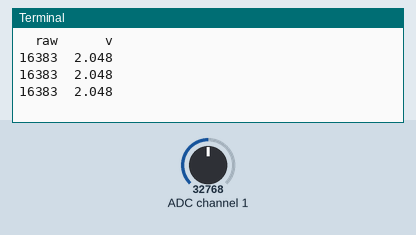
Recording of a program running on a simulated Raspberry Pi (BCM pin numbers). On the bench: the last lines printed to the terminal. Inputs (shaded band) come from the test bench; at power-on: ADC channel 1 = 32768 (analog values on the 0–65535 scale).

Above: at 1.2 s.
1.3 s: ADC channel 1 set to 19660
At 2.0 s:
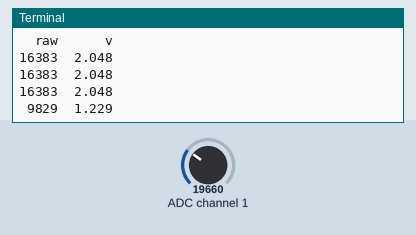
3.0 s: ADC channel 1 set to 0
At 3.5 s:
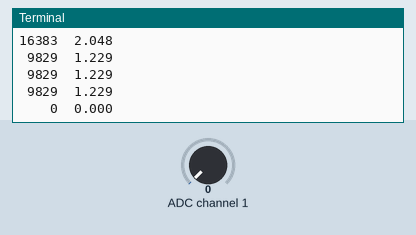

Measured:
- after the input at 1.3 s, the terminal: prints a new line after 0.26 s (image 1)
- after the input at 3.0 s, the terminal: prints a new line after 0.11 s (image 2)

The program:

adc_simpletest.py
```python
import time
import board
import busio
import adafruit_ads1x15.ads1015 as ADS
from adafruit_ads1x15.analog_in import AnalogIn

# Create the I2C bus
i2c = busio.I2C(board.SCL, board.SDA)

# Create the ADC object using the I2C bus
ads = ADS.ADS1015(i2c)

# Create single-ended input on channel 0
chan = AnalogIn(ads, ADS.P1)

# Create differential input between channel 0 and 1
#chan = AnalogIn(ads, ADS.P0, ADS.P1)

print("{:>5}\t{:>5}".format('raw', 'v'))

while True:
    print("{:>5}\t{:>5.3f}".format(chan.value, chan.voltage))
    time.sleep(0.5)
```
